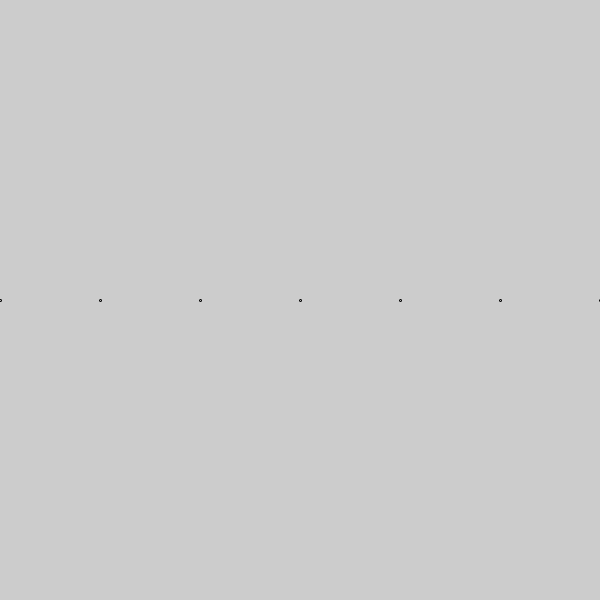
Frame 1 (no input)
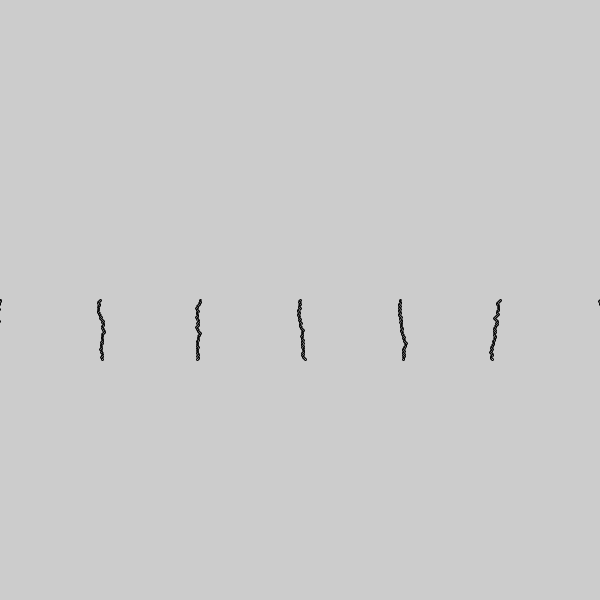
Frame 60 (the mouse pressed at the canvas centre just before this capture)
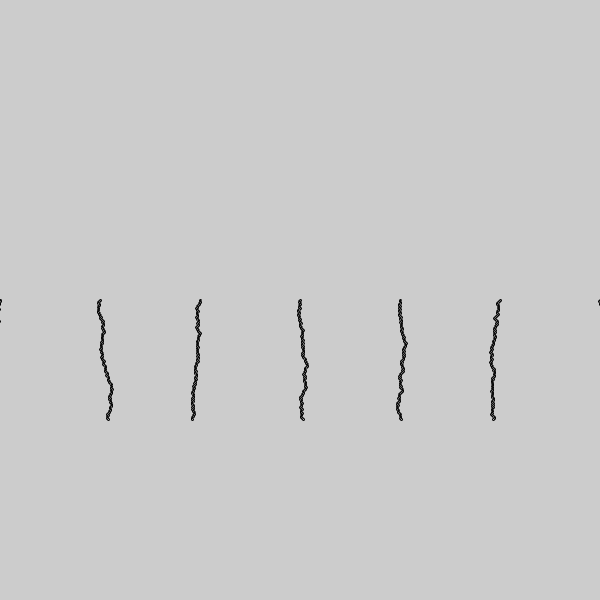
Frame 120 (the mouse held since frame 60 and released just before this capture)

The Processing sketch that drew these frames (run headless with seeded random() and noise(); from frame 60 on, the mouse is pressed at the canvas centre):

// Processing sketch: LearningAboutClass
// ── LearningAboutClass.pde
//Array
ball[] ballArray = new ball[10];

//Singular Class
//ball b1;
//ball b2;

void setup() {

  size(600, 600);

  for (int i = 0; i < 10; i++) {
    ballArray[i] = new ball();
    ballArray[i].x = 100*i;
  }
  //Singular Class
  //b1 = new ball();
  //b2 = new ball();
}


void draw() {

  for (int i = 0; i < 10;i++) {
    
    ballArray[i].display();
    ballArray[i].move();
  } 

  //Singular Class
  // b2.x = 500;
  // b1.display();
  // b2.display(); 
  //print(nameOfBall.x);

  //Normal
  //ellipse(width/2, height/2,20,20);
}


// ── ball_Class.pde
class ball{
  float x;
  float y;
  float size;
  
 ball(){
   
   x=width/2;
   y=height/2;
   size = 2;
     
 } 
 
 
  void display(){
    ellipse(x,y,size,size); 
  }
  
  void move(){
   y++;
   x+=random(-1,1);
    
  }
  
  
}
